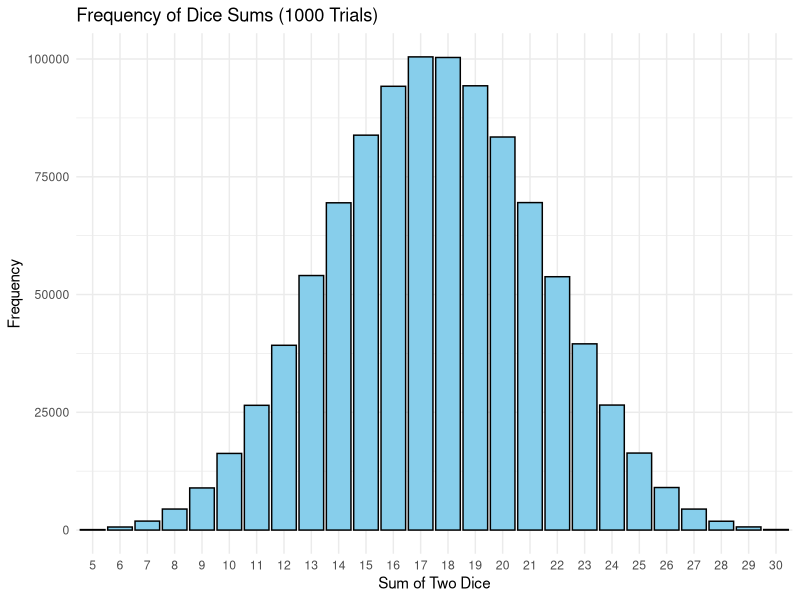

The R script that drew this image:
# Load required package
library(ggplot2)

# Set seed for reproducibility (optional)
set.seed(123)

# Repeat the experiment 1000 times
results <- replicate(1000000, {
  # Generate 2 random integers between 1 and 6
  dice <- sample(1:6, 5, replace = TRUE)

  # Display each roll (commented out to avoid huge output, uncomment if needed)
  # print(dice)

  # Add them
  sum(dice)
})

# Convert to data frame for plotting
results_df <- data.frame(Sum = results)

# Plot frequency of numbers
ggplot(results_df, aes(x = factor(Sum))) +
  geom_bar(fill = "skyblue", color = "black") +
  labs(
    title = "Frequency of Dice Sums (1000 Trials)",
    x = "Sum of Two Dice",
    y = "Frequency"
  ) +
  theme_minimal()
